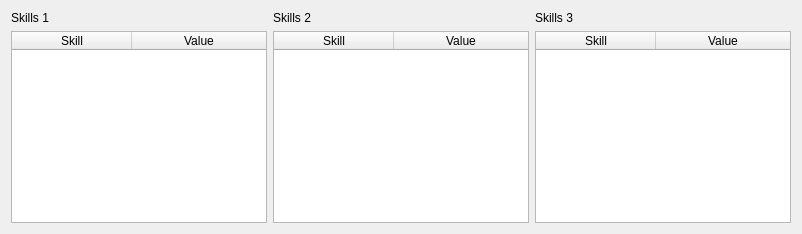
      <widget class="QWidget" name="tabSkills_generic">
       <attribute name="title">
        <string>Skills</string>
       </attribute>
       <layout class="QHBoxLayout" name="horizontalLayout_2">
        <item>
         <layout class="QVBoxLayout" name="verticalLayout_2">
          <item>
           <widget class="QLabel" name="label">
            <property name="text">
             <string>Skills 1</string>
            </property>
           </widget>
          </item>
          <item>
           <widget class="QTableWidget" name="skills1Table_generic">
            <property name="columnCount">
             <number>2</number>
            </property>
            <attribute name="horizontalHeaderDefaultSectionSize">
             <number>120</number>
            </attribute>
            <attribute name="horizontalHeaderMinimumSectionSize">
             <number>80</number>
            </attribute>
            <attribute name="horizontalHeaderStretchLastSection">
             <bool>true</bool>
            </attribute>
            <column>
             <property name="text">
              <string>Skill</string>
             </property>
            </column>
            <column>
             <property name="text">
              <string>Value</string>
             </property>
            </column>
           </widget>
          </item>
         </layout>
        </item>
        <item>
         <layout class="QVBoxLayout" name="verticalLayout_3">
          <item>
           <widget class="QLabel" name="label_2">
            <property name="text">
             <string>Skills 2</string>
            </property>
           </widget>
          </item>
          <item>
           <widget class="QTableWidget" name="skills2Table_generic">
            <property name="columnCount">
             <number>2</number>
            </property>
            <attribute name="horizontalHeaderDefaultSectionSize">
             <number>120</number>
            </attribute>
            <attribute name="horizontalHeaderMinimumSectionSize">
             <number>80</number>
            </attribute>
            <attribute name="horizontalHeaderStretchLastSection">
             <bool>true</bool>
            </attribute>
            <column>
             <property name="text">
              <string>Skill</string>
             </property>
            </column>
            <column>
             <property name="text">
              <string>Value</string>
             </property>
            </column>
           </widget>
          </item>
         </layout>
        </item>
        <item>
         <layout class="QVBoxLayout" name="verticalLayout_4">
          <item>
           <widget class="QLabel" name="label_3">
            <property name="text">
             <string>Skills 3</string>
            </property>
           </widget>
          </item>
          <item>
           <widget class="QTableWidget" name="skills3Table_generic">
            <property name="columnCount">
             <number>2</number>
            </property>
            <attribute name="horizontalHeaderDefaultSectionSize">
             <number>120</number>
            </attribute>
            <attribute name="horizontalHeaderMinimumSectionSize">
             <number>80</number>
            </attribute>
            <attribute name="horizontalHeaderStretchLastSection">
             <bool>true</bool>
            </attribute>
            <column>
             <property name="text">
              <string>Skill</string>
             </property>
            </column>
            <column>
             <property name="text">
              <string>Value</string>
             </property>
            </column>
           </widget>
          </item>
         </layout>
        </item>
       </layout>
      </widget>
